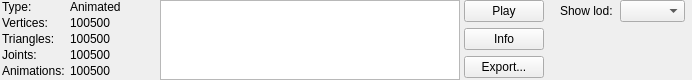
<?xml version="1.0" encoding="UTF-8"?>
<ui version="4.0">
 <class>MdlInfoPanel</class>
 <widget class="QFrame" name="MdlInfoPanel">
  <property name="geometry">
   <rect>
    <x>0</x>
    <y>0</y>
    <width>692</width>
    <height>80</height>
   </rect>
  </property>
  <property name="windowTitle">
   <string>MdlInfoPanel</string>
  </property>
  <widget class="QLabel" name="label">
   <property name="geometry">
    <rect>
     <x>2</x>
     <y>0</y>
     <width>64</width>
     <height>14</height>
    </rect>
   </property>
   <property name="text">
    <string>Type:</string>
   </property>
  </widget>
  <widget class="QLabel" name="label_2">
   <property name="geometry">
    <rect>
     <x>2</x>
     <y>16</y>
     <width>64</width>
     <height>14</height>
    </rect>
   </property>
   <property name="text">
    <string>Vertices:</string>
   </property>
  </widget>
  <widget class="QLabel" name="label_3">
   <property name="geometry">
    <rect>
     <x>2</x>
     <y>32</y>
     <width>64</width>
     <height>14</height>
    </rect>
   </property>
   <property name="text">
    <string>Triangles:</string>
   </property>
  </widget>
  <widget class="QLabel" name="label_4">
   <property name="geometry">
    <rect>
     <x>2</x>
     <y>48</y>
     <width>64</width>
     <height>14</height>
    </rect>
   </property>
   <property name="text">
    <string>Joints:</string>
   </property>
  </widget>
  <widget class="QLabel" name="label_5">
   <property name="geometry">
    <rect>
     <x>2</x>
     <y>64</y>
     <width>64</width>
     <height>14</height>
    </rect>
   </property>
   <property name="text">
    <string>Animations:</string>
   </property>
  </widget>
  <widget class="QLabel" name="lblMdlPropType">
   <property name="geometry">
    <rect>
     <x>70</x>
     <y>0</y>
     <width>64</width>
     <height>14</height>
    </rect>
   </property>
   <property name="text">
    <string>Animated</string>
   </property>
  </widget>
  <widget class="QLabel" name="lblMdlPropVertices">
   <property name="geometry">
    <rect>
     <x>70</x>
     <y>16</y>
     <width>64</width>
     <height>14</height>
    </rect>
   </property>
   <property name="text">
    <string>100500</string>
   </property>
  </widget>
  <widget class="QLabel" name="lblMdlPropTriangles">
   <property name="geometry">
    <rect>
     <x>70</x>
     <y>32</y>
     <width>64</width>
     <height>14</height>
    </rect>
   </property>
   <property name="text">
    <string>100500</string>
   </property>
  </widget>
  <widget class="QLabel" name="lblMdlPropJoints">
   <property name="geometry">
    <rect>
     <x>70</x>
     <y>48</y>
     <width>64</width>
     <height>14</height>
    </rect>
   </property>
   <property name="text">
    <string>100500</string>
   </property>
  </widget>
  <widget class="QLabel" name="lblMdlPropNumAnims">
   <property name="geometry">
    <rect>
     <x>70</x>
     <y>64</y>
     <width>64</width>
     <height>14</height>
    </rect>
   </property>
   <property name="text">
    <string>100500</string>
   </property>
  </widget>
  <widget class="QListWidget" name="lstMdlPropMotions">
   <property name="geometry">
    <rect>
     <x>160</x>
     <y>0</y>
     <width>300</width>
     <height>80</height>
    </rect>
   </property>
  </widget>
  <widget class="QPushButton" name="btnMdlPropPlayStopAnim">
   <property name="geometry">
    <rect>
     <x>464</x>
     <y>0</y>
     <width>80</width>
     <height>22</height>
    </rect>
   </property>
   <property name="text">
    <string>Play</string>
   </property>
  </widget>
  <widget class="QPushButton" name="btnModelInfo">
   <property name="geometry">
    <rect>
     <x>464</x>
     <y>28</y>
     <width>80</width>
     <height>22</height>
    </rect>
   </property>
   <property name="text">
    <string>Info</string>
   </property>
  </widget>
  <widget class="QPushButton" name="btnModelExportMotion">
   <property name="geometry">
    <rect>
     <x>464</x>
     <y>56</y>
     <width>80</width>
     <height>22</height>
    </rect>
   </property>
   <property name="text">
    <string>Export...</string>
   </property>
  </widget>
  <widget class="QLabel" name="label_6">
   <property name="geometry">
    <rect>
     <x>560</x>
     <y>4</y>
     <width>52</width>
     <height>14</height>
    </rect>
   </property>
   <property name="text">
    <string>Show lod:</string>
   </property>
  </widget>
  <widget class="QComboBox" name="lstLods">
   <property name="geometry">
    <rect>
     <x>620</x>
     <y>0</y>
     <width>65</width>
     <height>22</height>
    </rect>
   </property>
  </widget>
 </widget>
 <resources/>
 <connections/>
</ui>
